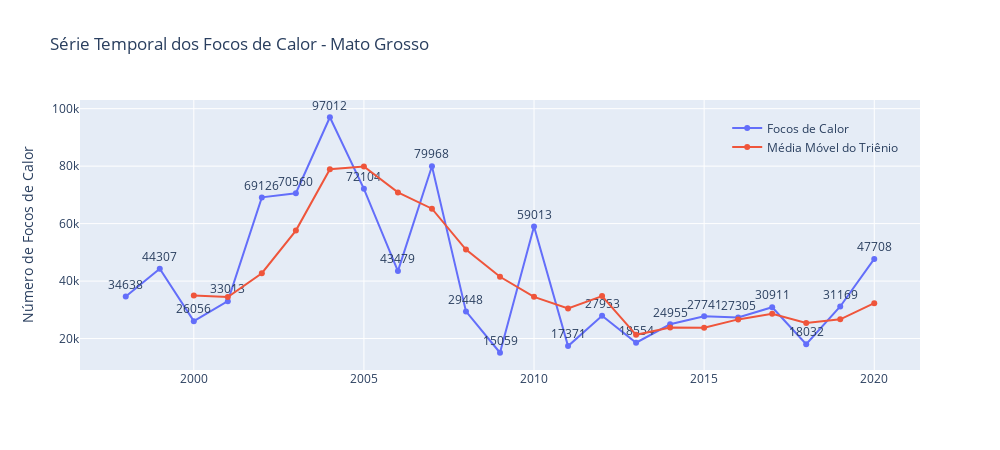

Here is the notebook cell this chart was saved with:
### Code cell
# Série Temporal dos Focos de Calor - Mato Grosso
base_temp = base.loc[base['state'] == 'Mato Grosso']
plot_forest_fires_timeline(base_temp, 'Série Temporal dos Focos de Calor - Mato Grosso')

### Figure 1 — Plotly figure (JSON) as saved in the notebook; plotly's stock layout.template omitted (floating-point values rounded to 4 significant figures)
{"data": [{"mode": "markers+lines+text", "name": "Focos de Calor", "text": [34638, 44307, 26056, 33013, 69126, 70560, 97012, 72104, 43479, 79968, 29448, 15059, 59013, 17371, 27953, 18554, 24955, 27741, 27305, 30911, 18032, 31169, 47708], "textposition": "top center", "type": "scatter", "x": [1998, 1999, 2000, 2001, 2002, 2003, 2004, 2005, 2006, 2007, 2008, 2009, 2010, 2011, 2012, 2013, 2014, 2015, 2016, 2017, 2018, 2019, 2020], "y": [34638, 44307, 26056, 33013, 69126, 70560, 97012, 72104, 43479, 79968, 29448, 15059, 59013, 17371, 27953, 18554, 24955, 27741, 27305, 30911, 18032, 31169, 47708]}, {"mode": "markers+lines", "name": "Média Móvel do Triênio", "type": "scatter", "x": [1998, 1999, 2000, 2001, 2002, 2003, 2004, 2005, 2006, 2007, 2008, 2009, 2010, 2011, 2012, 2013, 2014, 2015, 2016, 2017, 2018, 2019, 2020], "y": [null, null, 35000.0, 34460.0, 42730.0, 57570.0, 78900.0, 79892, 70865, 65180.0, 50965, 41490.0, 34510.0, 30481, 34779, 21290.0, 23820.0, 23750, 26667, 28650.0, 25416, 26704, 32303]}], "layout": {"height": 450, "legend": {"bgcolor": "rgba(255, 255, 255, 0)", "x": 0.98, "xanchor": "right", "y": 0.95, "yanchor": "top"}, "title": {"text": "Série Temporal dos Focos de Calor - Mato Grosso"}, "width": 1000, "yaxis": {"title": {"text": "Número de Focos de Calor"}}}}
